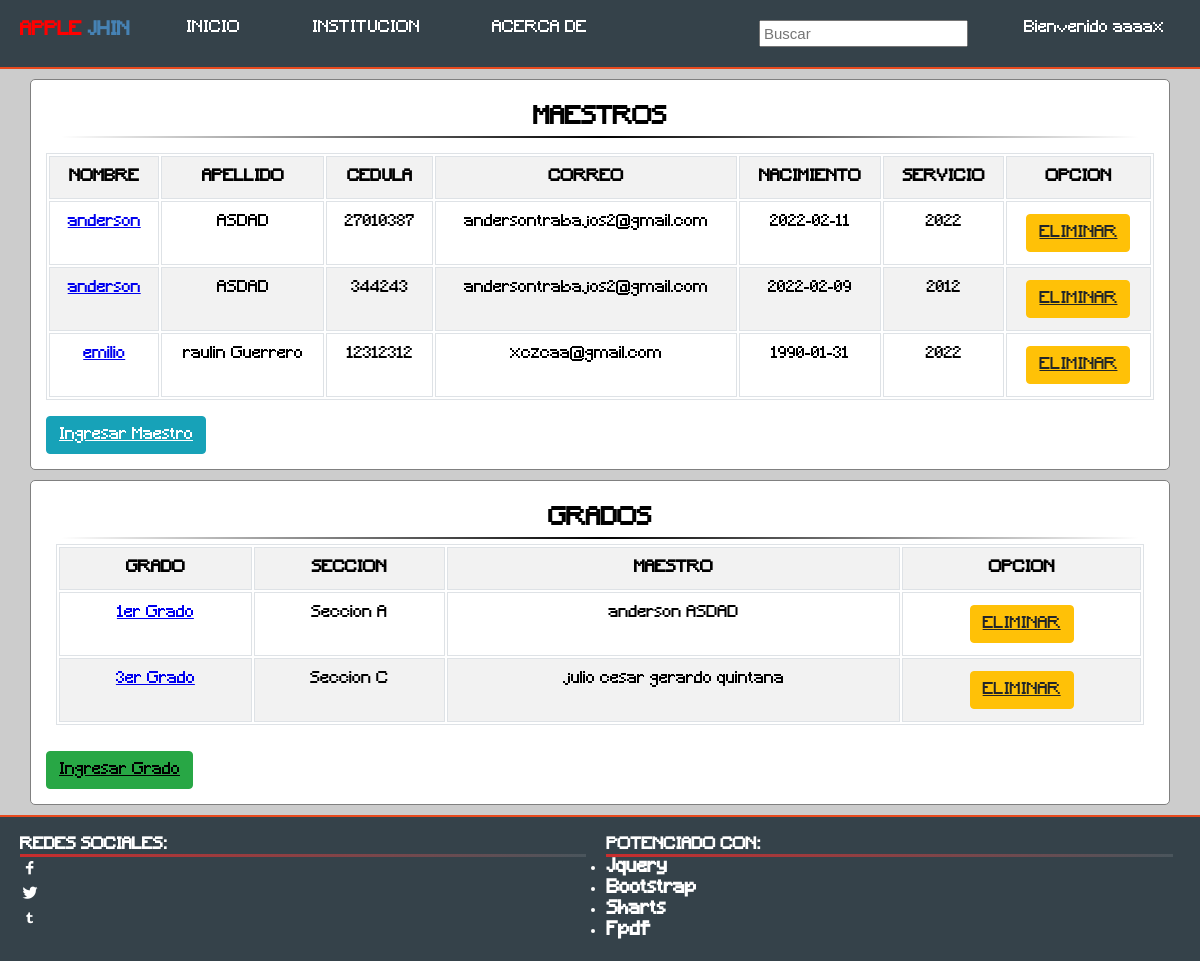
Page /perfil/maestros.php (signed in) on the committed database.
### tables this page shows
CREATE TABLE `maestro` (
  `id_maestro` int(11) NOT NULL AUTO_INCREMENT,
  `nombres` varchar(200) NOT NULL,
  `apellidos` varchar(200) NOT NULL,
  `cedula` int(200) NOT NULL,
  `correo` varchar(200) NOT NULL,
  `nacimiento` varchar(200) NOT NULL,
  `direccion` text NOT NULL,
  `servicio` int(100) NOT NULL,
  PRIMARY KEY (`id_maestro`),
  UNIQUE KEY `cedula` (`cedula`)
);

CREATE TABLE `grado` (
  `id_grado` int(11) NOT NULL AUTO_INCREMENT,
  `grado` varchar(100) NOT NULL,
  `seccion` varchar(100) NOT NULL,
  `maestro` varchar(100) NOT NULL,
  PRIMARY KEY (`id_grado`)
);

### php/maestros/conexion.php (called while the page is built, shortened)
<?php
	class conexions
	{
		private $host;
		private $user;
		private $password;
		private $database;
		function __construct(){
			$this->host 	= "localhost";
			$this->user 	= "root";
			$this->password = "";
			$this->database = "sanjose";
		}
		public function conectar(){
			$conexion = mysqli_connect($this->host, $this->user, $this->password, $this->database);
			return $conexion;
		}
	}
 ?>

### php/maestros/maestro.php (called while the page is built, shortened)
<?php
	include "conexion.php";
	class maestro
	{
		private $link;
		function __construct()
		{
			$this->conn  = new conexions();
			$this->link  = $this->conn->conectar();
		}
		public function getMaestro()
		{
			$query  = "SELECT * FROM maestro";
			$result = mysqli_query($this->link, $query);
			$data   = array();
			while ($data[] = mysqli_fetch_assoc($result));
			rsort($data);
			array_pop($data);
			return $data;
		}
	}
?>

### php/grado/conexion.php (called while the page is built, shortened)
<?php
	class conexion
	{
		private $host;
		private $user;
		private $password;
		private $database;
		function __construct(){
			$this->host 	= "localhost";
			$this->user 	= "root";
			$this->password = "";
			$this->database = "sanjose";
		}
		public function conectar(){
			$conexion = mysqli_connect($this->host, $this->user, $this->password, $this->database);
			return $conexion;
		}
	}
 ?>

### php/grado/grado.php (called while the page is built, shortened)
<?php
	require "conexion.php";
	class grado
	{
		private $link;
		function __construct()
		{
			$this->conn  = new conexion();
			$this->link  = $this->conn->conectar();
		}
		public function getGrado()
		{
			$query  = "SELECT * FROM grado";
			$result = mysqli_query($this->link, $query);
			$data   = array();
			while ($data[] = mysqli_fetch_assoc($result));
			array_pop($data);
			rsort($data);
			return $data;
		}
		}
?>

### perfil/maestros.php (the view, shortened to what this page needs)
	<?php
		include "../php/maestros/maestro.php";
		include "../php/grado/grado.php";
		$grado = new grado;
		$grado = $grado->getGrado();
		$maestro = new maestro;
		$maestro = $maestro->getMaestro();
	?>
	<!DOCTYPE html>
	<html>
	<head>
		<link rel="stylesheet" type="text/css" href="../css/estilos.css">
		<link rel="stylesheet" type="text/css" href="../css/bootstrap.css">
		<link rel="stylesheet" type="text/css" href="../css/icofont.css">
	</head>
	<body style="background-color: rgba(0,0,0,0.2);">
	<?php include "../php/acceso2.php"; ?>
		<main class="container" style="display: flex; background-color: rgba(0,0,0,0); flex-wrap:wrap;">
			<div class="wall-p">
					<div class="title-m">
					<h2>MAESTROS</h2>
				<hr class="stylerf">
			</div>
								<table class="table table-striped table-bordered table-hover">
							<tr class="bg-pboots">
								<th>NOMBRE</th>
								<th>APELLIDO</th>
								<th>CEDULA</th>
								<th>CORREO</th>
								<th>NACIMIENTO</th>
								<th>SERVICIO</th>
								<th>OPCION</th>
							</tr>
								<?php  $i = 0;
					if (count($maestro)>0) {
						foreach ($maestro as $column => $value) {
					$i++;
				?>
						<tr class="elsegundo" style="text-align: center;">
							<td><a href="?id=<?=$value['id_maestro'];?>"><?php echo $value['nombres'];?></a></td>
							<td><?php echo $value['apellidos'];?></td>
							<td><?php echo $value['cedula'];?></td>
							<td><?php echo $value['correo'];?></td>
							<td><?php echo $value['nacimiento'];?></td>
							<td><?php echo (date('Y') - $value['servicio']);?></td>
							<td><a href="../php/maestros/maestro_controler.php?id=<?=$value['id_maestro'];?>&delete" class="btn btn-warning">ELIMINAR</a></td>
						</tr>
					<?php }
						} if($i == 0){?>
				<tr>
							<td>No hay datos</td>
								<?php }  ?>
					</table>
				<a href="#ventana2" class="btn btn-info" data-toggle="modal" style="display: inline-block;" ><span class="icon-user-plus"></span> Ingresar Maestro</a>
			</div>
			<div class="wall-p">
					<div class="title-m">
					<h2>GRADOS</h2>
					<hr class="stylerf">
					<table class="table table-striped table-bordered table-hover">
							<tr class="bg-pboots">
								<th>GRADO</th>
								<th>SECCION</th>
								<th>MAESTRO</th>
								<th>OPCION</th>
							</tr>
								<?php  $i = 0;
					if (count($grado)>0) {
						foreach ($grado as $column => $value) {
					$i++;
				?>
						<tr class="elsegundo" style="text-align: center;">
							<td><a href="?id=<?=$value['id_grado'];?>"><?php echo $value['grado'];?></a></td>
							<td><?php echo $value['seccion'];?></td>
							<td><?php echo $value['maestro'];?></td>
							<td><a href="../php/grado/grado_controler.php?id=<?=$value['id_grado'];?>&delete" class="btn btn-warning">ELIMINAR</a></td>
						</tr>
					<?php }
						} if($i == 0){?>
				<tr>
							<td>No hay datos</td>
								<?php }  ?>
					</table>
			</div>
				<a href="#ventana4" class="btn btn-success" data-toggle="modal" style="display: inline-block;" ><span class="icon-user-plus"></span> Ingresar Grado</a>
			</div>
		</main>
			<footer>
				<div class="separador">
					<div class="principal">
						<h4>REDES SOCIALES:</h4>
						<ul style="font-size: 20px;">
							<li><span class="icon-social-facebook"></span></li>
							<li><span class="icon-social-twitter"></span></li>
							<li><span class="icon-social-tumbler"></span></li>
						</ul>
					</div>
					<div class="aside">
						<h4>POTENCIADO CON:</h4>
						<ul>
							<li><h3>Jquery</h3></li>
							<li><h3>Bootstrap</h3></li>
							<li><h3>Sharts</h3></li>
							<li><h3>Fpdf</h3></li>
						</ul>
					</div>
				</div>
			</footer>
</body>
</html>

### php/acceso2.php (shortened to what this page needs)
<link rel="stylesheet" type="text/css" href="../css/estilos.css">
<link rel="stylesheet" type="text/css" href="../css/flexslider.css">
<link rel="stylesheet" type="text/css" href="../css/bootstrap.css">
<link rel="stylesheet" type="text/css" href="../css/icofont.css">
		 	<header id="l">
		<nav>
			<ul>
				<li class="r"><h3 style="color: red;">APPLE<span style="color:steelblue;"> JHIN</span></h3></li>
				<li class="r"><a href="../perfil/inicio.php?pag=1" class="s">INICIO</a></li>
				<li class="r"><a href="#page-4" class="s">INSTITUCION</a></li>
				<li class="r"><a href="#page-2" class="s">ACERCA DE</a></li>
				<li style="float: right;" class="drop-main r" ><a href="" class="s">Bienvenido <?=$_SESSION['usuario'];?></a>
				</li>
				<li class="r" style="float: right;"><form action="../perfil/inicio.php" method="POST">
					<input type="text" name="buscar" placeholder="Buscar" class="buscar"><input type="submit" name="btnsearch" style="display: none;">
				</form></li>
			</ul>
		</nav>
	</header>

### css/estilos.css (style rules this page uses)
* { padding: 0; margin: 0; -moz-box-sizing:border-box; -o-box-sizing:border-box; box-sizing:border-box; -webkit-box-sizing:border-box; }
body { font-family: estilo; display: flex; flex-wrap: wrap; min-height: 100vh;background: rgba(0,0,0,0.2); }
header .titulo h2, ul { width: 90%; }
header nav ul .r { margin: 20px; float: left; list-style: none; }
header nav ul .r .s { transition: 300ms all ease; padding: 16px 16px; color: white; text-decoration: none; }
header { flex-wrap: wrap; display: flex; width: 100%; align-self: flex-start; z-index: 999; }
header nav { display: flex; width: 100%; overflow: hidden; background-color: #35424a; border-bottom: 2px solid #e8491d; }
header nav ul { width: 100%; }
main { background-color: rgba(0,0,0,0); }
.title-m { padding: 10px; text-align: center; }
form { width: 100%; }
.wall-p { width: 100%; border: 1px gray solid; margin-top: 10px; padding: 15px; }
.post, .wall-p, .wall-s, .wall-sx, .wall-sc { background-color: white; border-radius: 5px; transition: 300ms all ease; }
hr.stylerf { border: 0; height: 2px; background: -moz-linear-gradient(to right, rgba(0, 0, 0, 0), black, rgba(0, 0, 0, 0)); background: -webkit-linear-gradient(to right, rgba(0, 0, 0, 0), black, rgba(0, 0, 0, 0)); background: -o-linear-gradient(to right, rgba(0, 0, 0, 0), black, rgba(0, 0, 0, 0)); background: linear-gradient(to right, rgba(0, 0, 0, 0), black, rgba(0, 0, 0, 0)); margin: 5px; }
main { background: white; }
footer { width: 100%; align-self: flex-end; background-color: #35424a; border-top:2px solid #e8491d; color: white; padding: 10px; margin-top: 10px; }
footer .separador { display: flex; flex-wrap: wrap; }
footer .separador .principal h4, .aside h4 { border-bottom: 3px solid; border-image: linear-gradient(to right, #CB2D2D, rgba(255,255,255,0.1)); border-image-slice: 1; }
footer .separador .principal, .aside { width: 48%; margin:10px; }
footer .separador .principal ul { list-style: none; }

### css/flexslider.css (style rules this page uses)
* { margin: 0; padding: 0; -webkit-box-sizing: border-box; -moz-box-sizing: border-box; box-sizing: border-box; }

### php/acceso2.php (style rules this page uses)
.buscar { width: 100%; padding: 3px; font-size: 15px; }

### rows in the picture
maestro: nombres "anderson", apellidos "ASDAD", cedula "27010387", correo "andersontrabajos2@gmail.com", nacimiento "2022-02-11"
maestro: nombres "anderson", apellidos "ASDAD", cedula "344243", correo "andersontrabajos2@gmail.com", nacimiento "2022-02-09"
maestro: nombres "emilio", apellidos "raulin Guerrero", cedula "12312312", correo "xczcaa@gmail.com", nacimiento "1990-01-31"
grado: grado "1er Grado", seccion "Seccion A", maestro "anderson ASDAD"
grado: grado "3er Grado", seccion "Seccion C", maestro "julio cesar gerardo quintana"

### other values in the picture
$_SESSION['usuario'] "aaaax"
